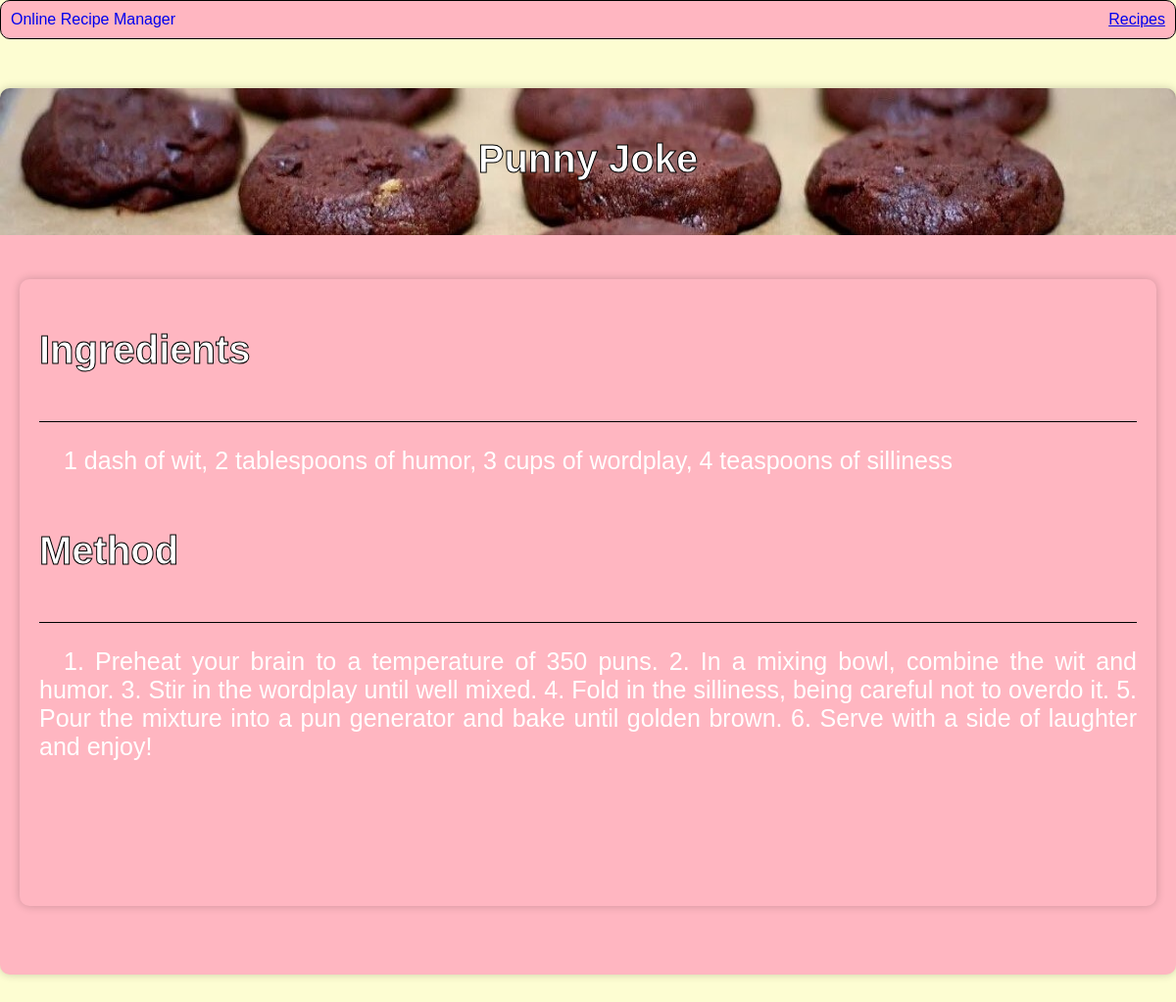
Screenshot of /recipe/2 with the database file from the repository.
### app.py (models this page shows)
class Recipe(db.Model):
    id = db.Column(db.Integer, primary_key = True)
    title = db.Column(db.String(255), nullable = False)
    ingredients = db.Column(db.String(1000), nullable = False)
    method = db.Column(db.String(5000), nullable = False)
    date_created = db.Column(db.DateTime, default = datetime.utcnow)
    user_id = db.Column(db.Integer, db.ForeignKey('user.id'))
    author = db.relationship('User', backref='recipes')

### app.py (the view)
@app.route('/recipe/<int:recipe_id>')
def recipe_detail(recipe_id):
    recipe = Recipe.query.get(recipe_id)
    if recipe is None:
        abort(404)
    return render_template('recipe_detail.html', recipe=recipe)

### templates/recipe_detail.html (shortened to what this page needs)
{% extends 'base.html' %}
{% block body%}
    <h1>{{ recipe.title }}</h1>
    <div class="recipe-info">
        <div class="recipe-info-ingredients">
            <h3>Ingredients</h3>
            <hr>
            <p>{{ recipe.ingredients }}</p>
        </div>
        <div class="recipe-info-method">
            <h3>Method</h3>
            <hr>
            <p>{{ recipe.method }}</p>
        </div>
    </div>
{% endblock %}

### static/css/main.css (style rules this page uses)
body { background-color: #FDFDD2; margin: 0; font-family: sans-serif; color: #ffffff; }
h1 { width: 100%; display: flex; justify-content: center; margin-top: 30px; margin-bottom: 50px; align-self: flex-start; text-align: center; font-size: 40px; color: #fff; -webkit-text-stroke-width: 1px; -webkit-text-stroke-color: #000; font-family: sans-serif; }
p { text-indent: 1em; font-size: 25px; }
.recipe-info { text-align: justify; position: relative; background-color: #ffb6c1; margin: 50px auto; max-width: 1200px; padding: 20px; box-shadow: 0px 0px 10px rgba(0, 0, 0, 0.2); border-radius: 10px; height: auto; min-height: 600px; display: flex; flex-direction: column; align-items: center; }
hr { margin-top: 20px; margin-bottom: 20px; border: none; height: 1px; background-color: #000; }
h3 { text-align: left; margin-top: 30px; margin-bottom: 50px; align-self: flex-start; font-size: 40px; color: #fff; -webkit-text-stroke-width: 1px; -webkit-text-stroke-color: #000; font-family: sans-serif; }
.recipe-info-ingredients { width: 100%; }
.recipe-info-method { width: 100%; }

### rows the page displays
Recipe: title "Punny Joke", ingredients "1 dash of wit, 2 tablespoons of humor, 3 cups of wordplay, 4 teaspoons of silliness", method "1. Preheat your brain to a temperature of 350 puns. 2. In a mixing bowl, combine the wit and humor. 3. Stir in the wordplay until well mixed. 4. Fold in the silliness, being careful not to overdo it. 5. Pour the mixture into a pun generator and bake until golden brown. 6. Serve with a side of laughter and enjoy!"
